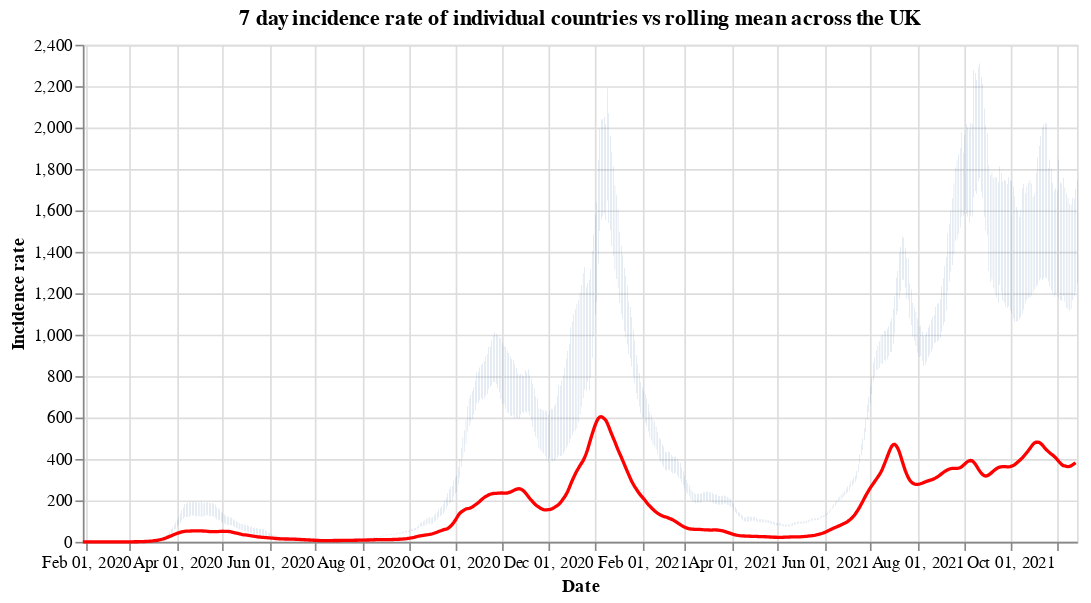

Notebook code cell kept with this figure:
### Code cell
#collapse
countries = uk_cases['areaName'].unique()
countries.sort()

selection = alt.selection_single(
    name='Select',
    fields=['areaName'],
    init={'areaName': 'Wales'},
    bind={'areaName': alt.binding_select(options=countries)}
)

# scatter plot, modify opacity based on selection
bars = alt.Chart(uk_cases).mark_bar().add_selection(
    selection
).encode(
    x=alt.X("yearmonthdate(date):T", axis=alt.Axis(title='Date')),
    y=alt.Y("weeklyCasesRate:Q", axis=alt.Axis(title='Incidence rate')),
    tooltip='weeklyCasesRate:Q',
    opacity=alt.condition(selection, alt.value(1), alt.value(0))
).properties(title=f'7 day incidence rate of individual countries vs rolling mean across the UK', width=600)

line = alt.Chart(overview_cases).mark_line(
    color='red',
    size=2,
).transform_window(
    rolling_mean='mean(weeklyCasesRate)',
    frame=[0, 7]
).encode(
    x='yearmonthdate(date):T',
    y='rolling_mean:Q'
)

alt.layer(bars, line)

### Figure 1 — Vega-Lite specification as saved in the notebook (floating-point values rounded to 4 significant figures; data arrays with more than 128 entries replaced by an {"elided": "..."} marker saying what was removed)
{"config": {"view": {"continuousWidth": 400, "continuousHeight": 300}}, "layer": [{"data": {"name": "data-3e936042cadaa62ad5d7b5b189424383"}, "mark": "bar", "encoding": {"opacity": {"condition": {"value": 1, "selection": "Select"}, "value": 0}, "tooltip": {"type": "quantitative", "field": "weeklyCasesRate"}, "x": {"type": "temporal", "axis": {"title": "Date"}, "field": "date", "timeUnit": "yearmonthdate"}, "y": {"type": "quantitative", "axis": {"title": "Incidence rate"}, "field": "weeklyCasesRate"}}, "selection": {"Select": {"type": "single", "fields": ["areaName"], "init": {"areaName": "Wales"}, "bind": {"areaName": {"input": "select", "options": ["England", "Northern Ireland", "Scotland", "Wales"]}}}}, "title": "7 day incidence rate of individual countries vs rolling mean across the UK", "width": 600}, {"data": {"name": "data-3a27a824bffae3dc6248d022912878a2"}, "mark": {"type": "line", "color": "red", "size": 2}, "encoding": {"x": {"type": "temporal", "field": "date", "timeUnit": "yearmonthdate"}, "y": {"type": "quantitative", "field": "rolling_mean"}}, "transform": [{"window": [{"op": "mean", "field": "weeklyCasesRate", "as": "rolling_mean"}], "frame": [0, 7]}]}], "$schema": "https://vega.github.io/schema/vega-lite/v4.8.1.json", "datasets": {"data-3e936042cadaa62ad5d7b5b189424383": {"elided": "2524 records"}, "data-3a27a824bffae3dc6248d022912878a2": {"elided": "654 records"}}}
